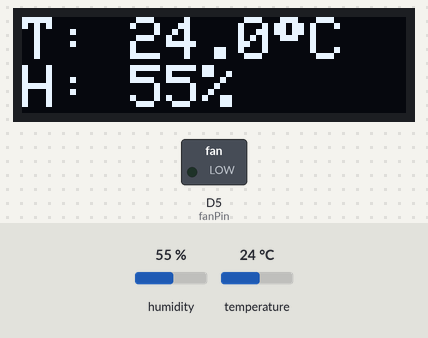
The sketch below on a simulated ESP8266 (Wemos D1 mini). Parts: 128×32 one-colour display, switched loads named in the sketch (green lamp = pin HIGH). Inputs (shaded band) come from the test bench; at power-on: temperature 24 °C, humidity 55 %. WiFi joins after 1.5 s; servers stay silent unless stated; the display library's start-up logo is not drawn; what the sketch prints to the serial monitor is not drawn.

Above: at 4.8 s.
4.9 s: temperature set to 29 °C
At 6.9 s:
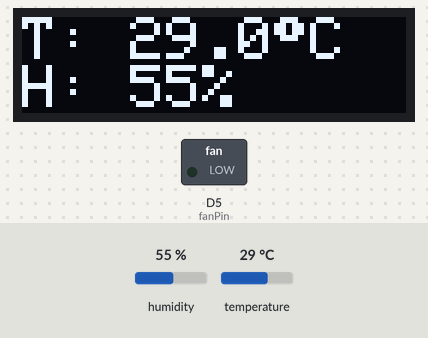
7.2 s: temperature set to 32 °C
At 8.9 s:
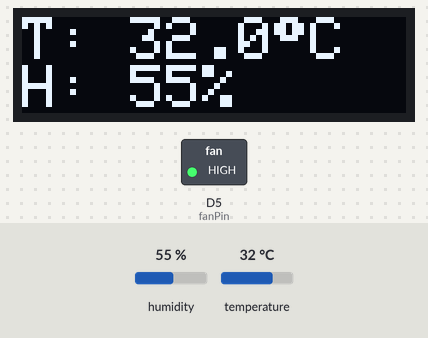
9.2 s: humidity set to 22 %
At 10.1 s:
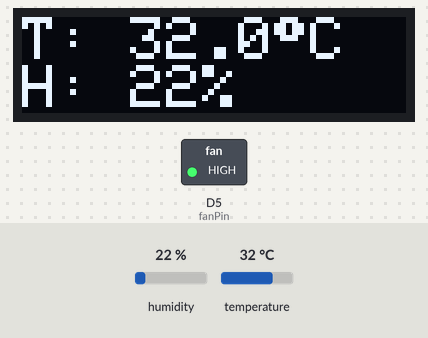
11.3 s: humidity set to 40 %
At 12.2 s:
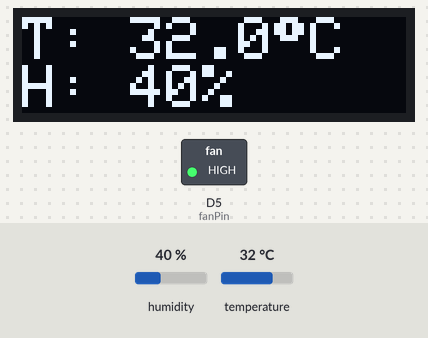
Timing chart, 0 to 14.3 s (numbered marks = the images above; inputs shaded):
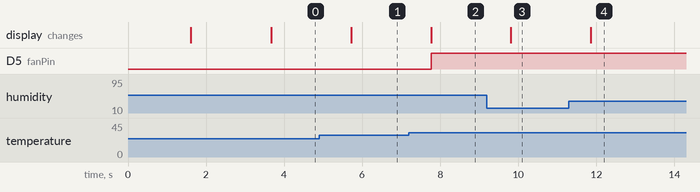

Measured:
- the behaviour switches between 30 and 31 °C on temperature (found by bisection; images 1 and 2)
- after the input at 4.9 s, the display: changes after 0.82 s (image 1)
- after the input at 7.2 s, D5 (fanPin): LOW → HIGH after 0.57 s; the display: first differs from a run without the input after 0.57 s (image 2)
- after the input at 9.2 s, the display: changes after 0.61 s (image 3)
- after the input at 11.3 s, the display: changes after 0.56 s (image 4)

The sketch:

GIAM_SAT_NHIET_DO_DO_AM.ino
```cpp
#include <ESP8266WiFi.h>
#include <ThingSpeak.h>
#include "DHTesp.h"
#include <Wire.h>
#include <Adafruit_GFX.h>
#include <Adafruit_SSD1306.h>

// WiFi & ThingSpeak
const char* ssid = "Hiệu trưởng trường Phan";
const char* password = "quangtien";
WiFiClient client;

unsigned long myChannelNumber = 2943515;
const char* myWriteAPIKey = "3UG68C385KKESWVG";

  // OLED
  #define SCREEN_WIDTH 128
  #define SCREEN_HEIGHT 32
  #define OLED_RESET -1
  #define SCREEN_ADDRESS 0x3C
  Adafruit_SSD1306 display(SCREEN_WIDTH, SCREEN_HEIGHT, &Wire, OLED_RESET);

// DHT
DHTesp dht;
float temperature, humidity;
unsigned long lastDhtReadTime = 0;

// Relay/Quạt
const int fanPin = D5;              // Relay nối với chân D5 (GPIO14)
const float tempThreshold = 30.0;   // Ngưỡng nhiệt độ bật quạt

// Timer
unsigned long lastSendTime = 0;
const long sendInterval = 20000;    // 20 giây

void setup() {
  Serial.begin(115200);
  delay(100);

  // Khởi động relay
  pinMode(fanPin, OUTPUT);
  digitalWrite(fanPin, LOW);  // Tắt quạt ban đầu

  // Khởi động WiFi
  WiFi.begin(ssid, password);
  Serial.print("Đang kết nối WiFi");
  while (WiFi.status() != WL_CONNECTED) {
    delay(500);
    Serial.print(".");
  }
  Serial.println("\nWiFi đã kết nối");

  // ThingSpeak
  ThingSpeak.begin(client);

  // OLED
  if (!display.begin(SSD1306_SWITCHCAPVCC, SCREEN_ADDRESS)) {
    Serial.println(F("Không khởi tạo được OLED"));
    while (true);
  }
  display.display();
  delay(2000);

  // DHT11
  dht.setup(16, DHTesp::DHT11);
}

void controlFan(float temp) {
  if (temp > tempThreshold) {
    digitalWrite(fanPin, HIGH);  // Bật quạt (HIGH)
    Serial.println(">> Quạt ĐÃ BẬT (nhiệt độ cao)");
  } else {
    digitalWrite(fanPin, LOW);   // Tắt quạt
    Serial.println(">> Quạt TẮT (nhiệt độ bình thường)");
  }
}

void loop() {
  if (millis() - lastDhtReadTime > dht.getMinimumSamplingPeriod()) {
    float t = dht.getTemperature();
    float h = dht.getHumidity();

    if (dht.getStatusString() == "OK") {
      temperature = t;
      humidity = h;
      showOled(temperature, humidity);
      controlFan(temperature); // ← Gọi hàm điều khiển quạt tại đây
    }

    lastDhtReadTime = millis();
  }

  if (millis() - lastSendTime > sendInterval) {
    sendToThingSpeak(temperature, humidity);
    lastSendTime = millis();
  }
}

void sendToThingSpeak(float t, float h) {
  // Lấy trạng thái hiện tại của chân điều khiển quạt/relay (fanPin)
  int fanPinState = digitalRead(fanPin); // Đọc trạng thái logic của chân
  int relayState;
  if (fanPinState == HIGH) {
    relayState = 1; // Nếu chân ở mức CAO (BẬT), gửi 1 (Biểu thị Relay BẬT)
  } else {
    relayState = 0; // Nếu chân ở mức THẤP (TẮT), gửi 0 (Biểu thị Relay TẮT)
  }


  // In ra các giá trị sẽ gửi lên Serial Monitor
  Serial.print("Sending to ThingSpeak: Temp=");
  Serial.print(t, 2);
  Serial.print("°C, Hum=");
  Serial.print(h, 2);
  Serial.print("%, Relay=");
  Serial.print(relayState); // In ra trạng thái 0 hoặc 1
  Serial.print(". ");


  // Gửi dữ liệu lên các Field trên ThingSpeak
  ThingSpeak.setField(1, t); // Gửi Nhiệt độ lên Field 1 (Như code gốc)
  ThingSpeak.setField(2, h); // Gửi Độ ẩm lên Field 2 (Như code gốc)
  ThingSpeak.setField(3, relayState); // Gửi Trạng thái Relay (0 hoặc 1) lên Field 3


  int x = ThingSpeak.writeFields(myChannelNumber, myWriteAPIKey);

  if (x == 200) {
    Serial.println("Đã gửi dữ liệu thành công (Mã 200).");
  } else {
    Serial.print("Gửi dữ liệu thất bại. Mã lỗi: ");
    Serial.println(x);
    // Kiểm tra các mã lỗi phổ biến như đã nêu trước đó.
  }

  Serial.println("Đang chờ...");
}


void showOled(float t, float h) {
  display.clearDisplay();
  display.setTextSize(2);
  display.setTextColor(SSD1306_WHITE);
  display.setCursor(0, 0);
  display.print("T: ");
  display.print(t, 1);
  display.print((char)247);
  display.println("C");
  display.print("H: ");
  display.print(h, 0);
  display.println("%");
  display.display();
}
```
